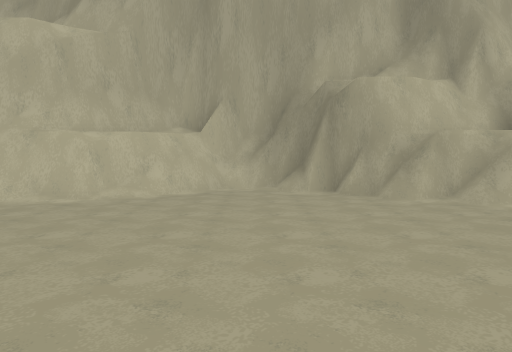
View 1 (above)

24 first-person views from a walk through a Unity game level. The camera is 1.4 m above the floor, tilts 4° down and sees 70° across. The floor is counted in squares, 2 m on a side. Each view is taken from the middle of a square. On the plan, view 1 faces up. The plan holds only what a view shows up to about 11 squares ahead; the rest is blank. The place goes on beyond the plan. The player character is not drawn.

View 2
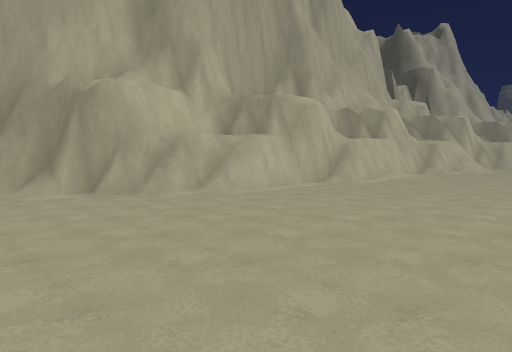

View 3
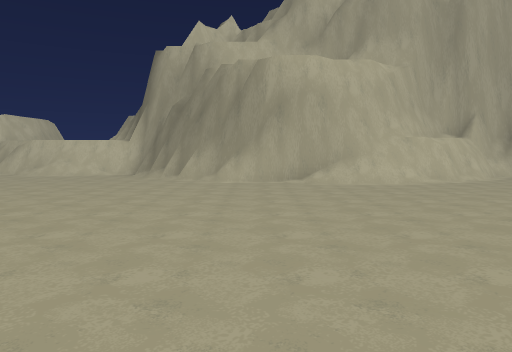

View 4
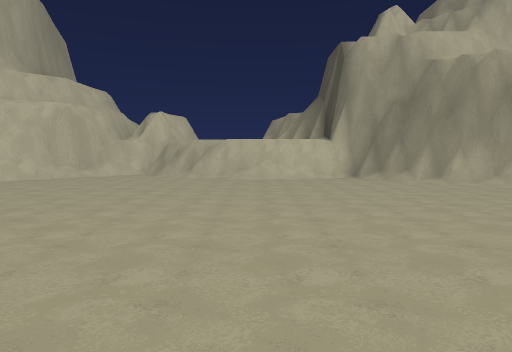

View 5
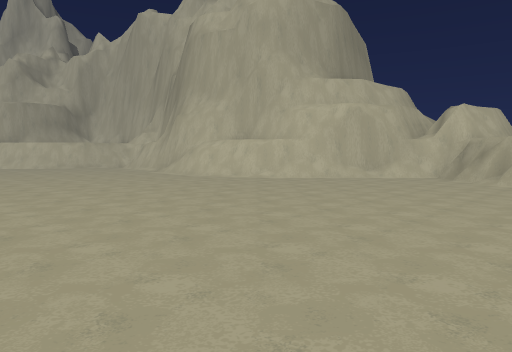

View 6
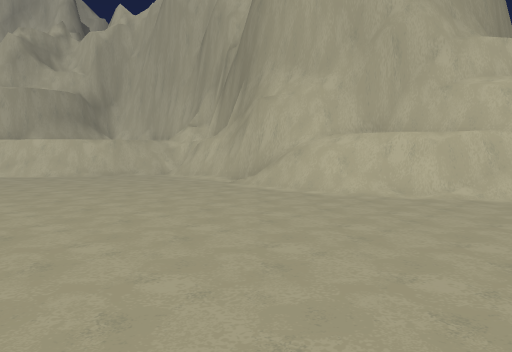

View 7
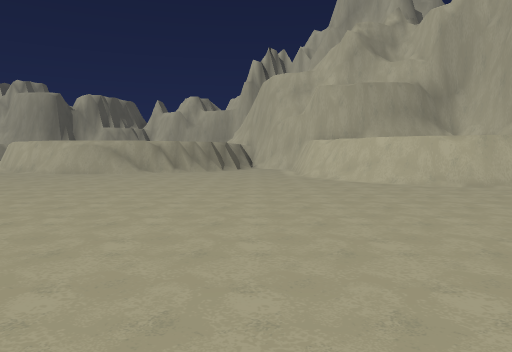

View 8
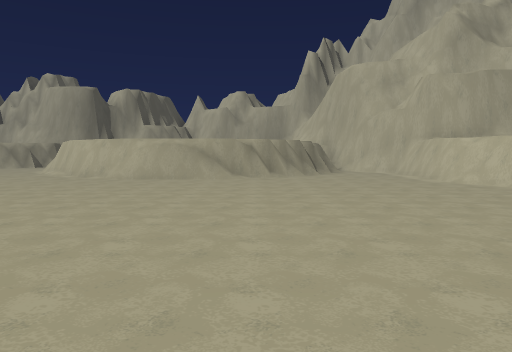

View 9
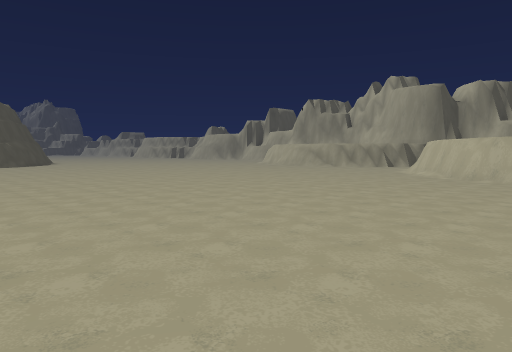

View 10
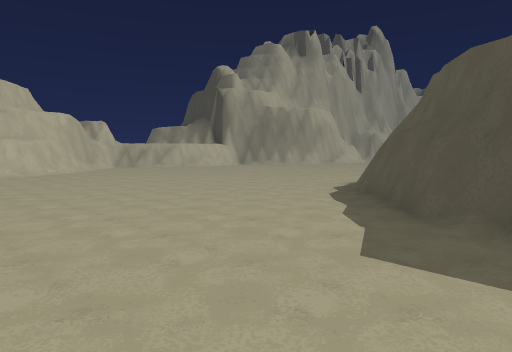

View 11
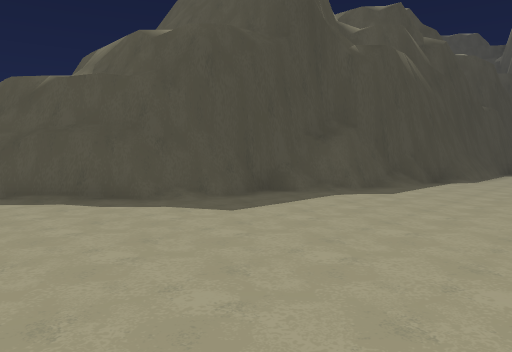

View 12
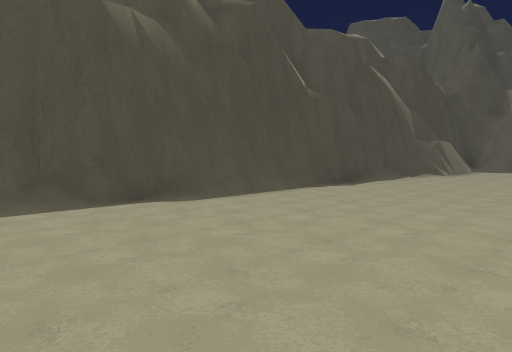

View 13
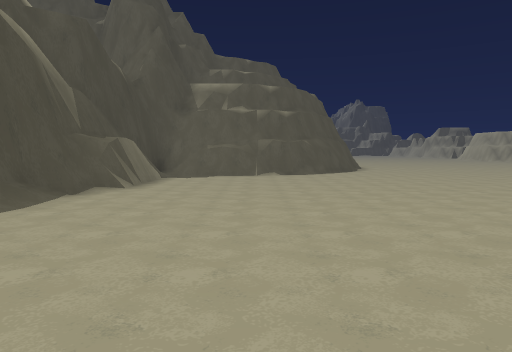

View 14
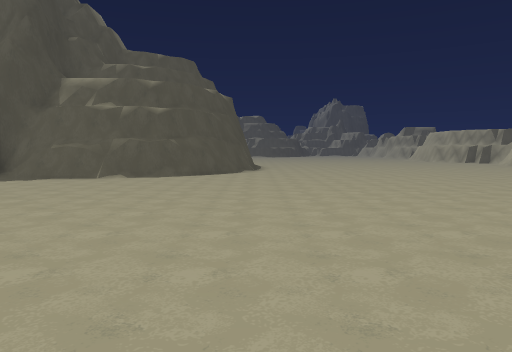

View 15
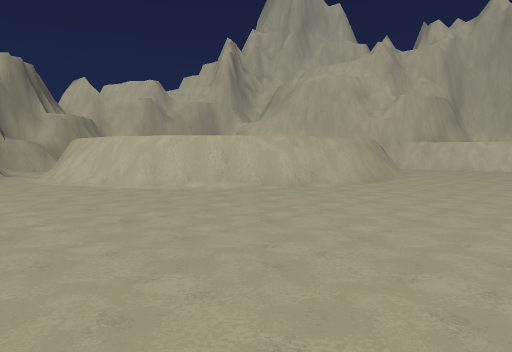

View 16
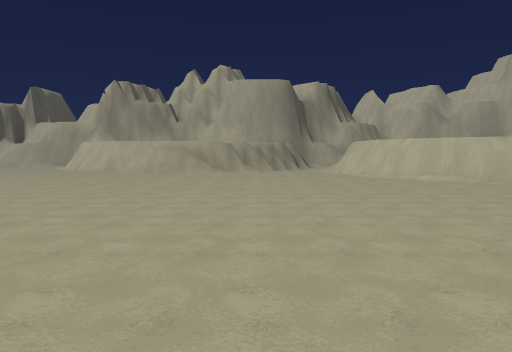

View 17
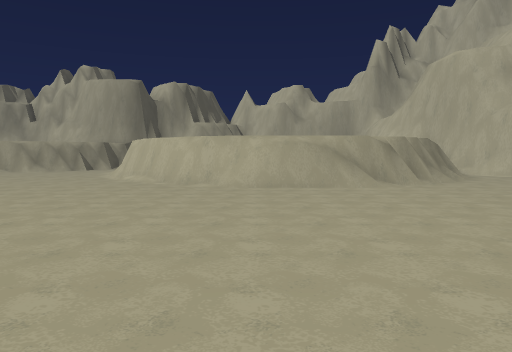

View 18
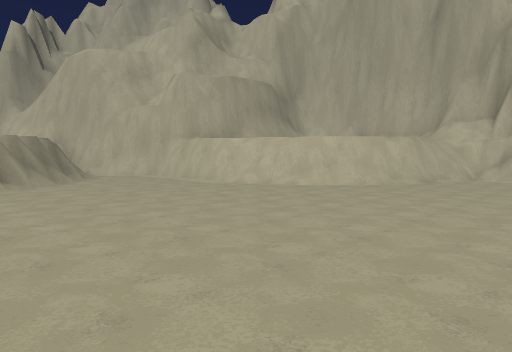

View 19
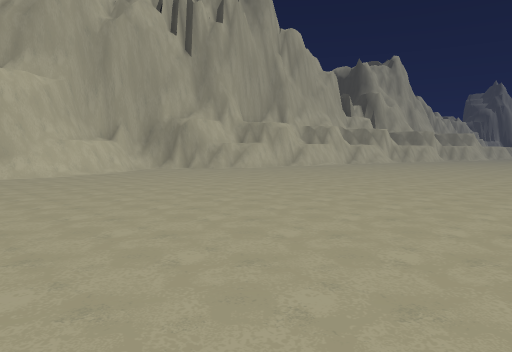

View 20
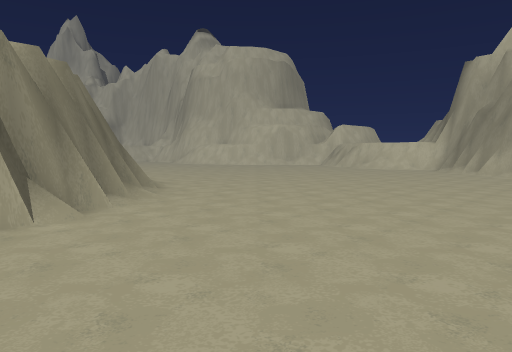

View 21
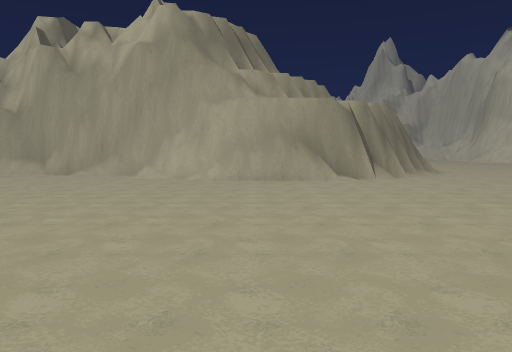

View 22
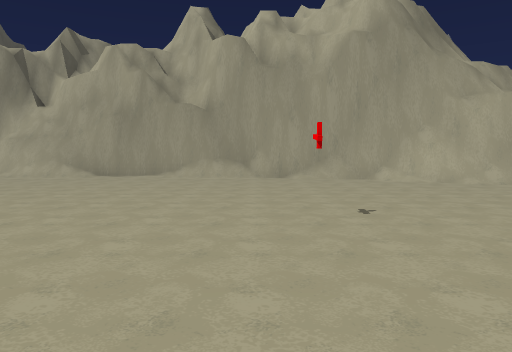

View 23
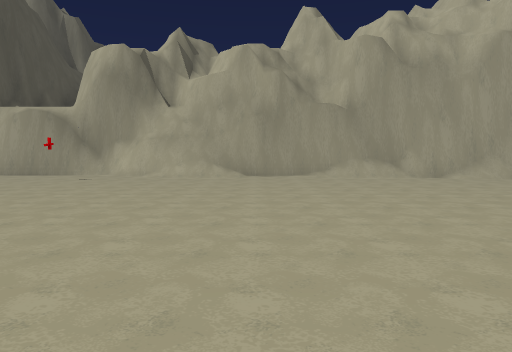

View 24
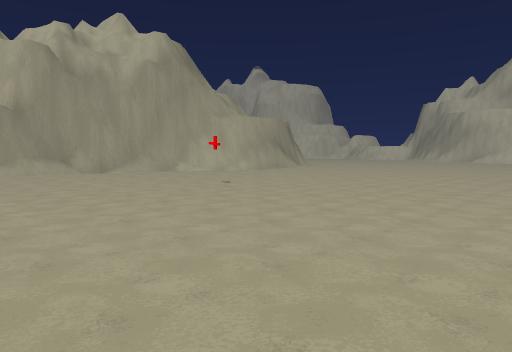

### Floor plan
Key: @ floor where view 1 was taken; # wall or solid block; . main floor; : floor 2 m higher than the main floor; / step, stairs or slope; = window, fence, low wall or low ledge; ^ raised ledge; O other object.
Columns run from 36 left of view 1 to 10 right of it. Each row starts with its distance up from view 1.
  9                   #####
  8                  ##..##^###
  7                ###........##      #####
  6         #########..........########...###
  5        ##...................///##......########
  4        #...................................////
  3      ###.......................................
  2  #####/........................................
  1 ##..........................................
  0 #...................................@..
 -1 ===.....................................
 -2  #==................. ...................
 -3   #=...............#    #.................
 -4    ==.............##    ##................
 -5    :=............##      ##...........
 -6    ==............#        #........
 -7    =............##        #........
 -8   ==............#         #.........
 -9 :##.............#         #........
-10 ##.............##        ##.........
-11 ...............#         #..........
-12 ...............#        ##..........
-13 ...............#        #.....O.....
-14 ...............#        #...........
-15 ...............#        #............
-16 ............../#        #............
-17 ............../#        #............
-18 ..............##        #............
-19 ..............#         #.........
-20 ..............#        ##........
-21  .............#        ##......
-22  .............#        #......
-23 ..........#####        #....
-24 .........##            #...

Positions as (right, up) in squares from view 1, and headings:
1: (0, 0), facing up
2: (-1, 0), facing up-right
3: (-7, -3), facing up
4: (-13, -2), facing up
5: (-13, -1), facing up-left
6: (-18, 0), facing up-left
7: (-21, 0), facing left
8: (-23, -3), facing left
9: (-23, -5), facing down-left
10: (-23, -6), facing up-right
11: (-24, -2), facing down-right
12: (-26, -8), facing down-right
13: (-25, -12), facing down
14: (-29, -13), facing down
15: (-28, -13), facing up-left
16: (-25, -13), facing left
17: (-25, -6), facing left
18: (-25, -4), facing up-left
19: (-7, -6), facing up-right
20: (-6, -6), facing up-left
21: (-1, -8), facing left
22: (-2, -14), facing left
23: (-2, -18), facing left
24: (0, -18), facing up-left
